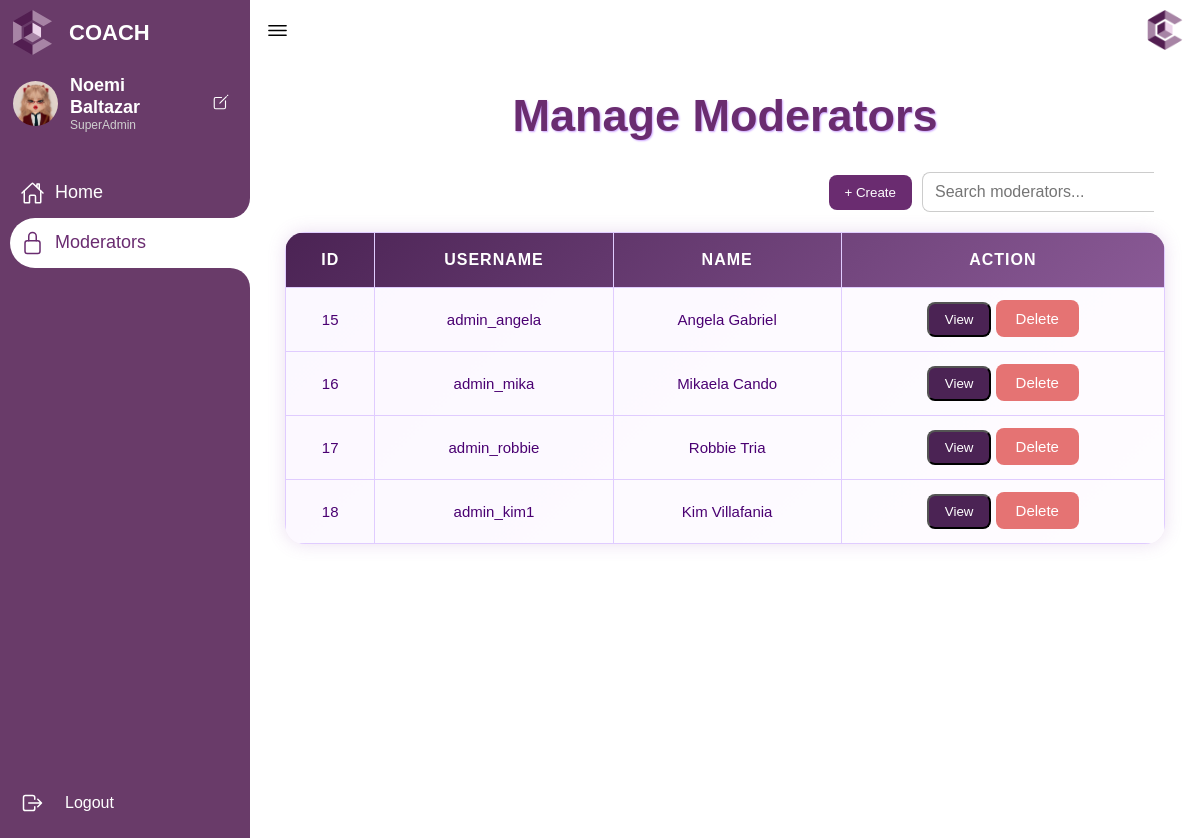
The app's page /superadmin/moderators.php (signed in) with its own data.
### tables this page shows
CREATE TABLE `users` (
  `user_id` int(11) NOT NULL,
  `username` varchar(70) NOT NULL,
  `password` varchar(255) NOT NULL,
  `user_type` enum('Mentee','Mentor','Admin','Super Admin') NOT NULL,
  `first_name` varchar(100) DEFAULT NULL,
  `last_name` varchar(100) DEFAULT NULL,
  `email` varchar(80) NOT NULL,
  `icon` varchar(200) DEFAULT NULL,
  `dob` date DEFAULT NULL,
  `gender` varchar(30) DEFAULT NULL,
  `contact_number` varchar(100) DEFAULT NULL,
  `mentored_before` varchar(20) DEFAULT NULL,
  `mentoring_experience` text DEFAULT NULL,
  `area_of_expertise` varchar(100) DEFAULT NULL,
  `resume` varchar(200) DEFAULT NULL,
  `certificates` varchar(200) DEFAULT NULL,
  `assessment_score` int(20) DEFAULT NULL,
  `status` varchar(60) DEFAULT NULL,
  `reason` text DEFAULT NULL,
  `email_verification` varchar(50) DEFAULT NULL,
  `contact_verification` varchar(50) DEFAULT NULL,
  `full_address` varchar(100) DEFAULT NULL,
  `student` varchar(20) DEFAULT NULL,
  `student_year_level` varchar(30) DEFAULT NULL,
  `occupation` varchar(40) DEFAULT NULL,
  `to_learn` text DEFAULT NULL
);

### superadmin/moderators.php (the view, shortened to what this page needs)
<?php
require '../connection/db_connection.php';
$adminsResult = $conn->query("SELECT user_id, username, first_name, last_name, email FROM users WHERE user_type = 'Admin'");
?>
<!DOCTYPE html>
<html lang="en">
<head>
    <link rel="stylesheet" href="css/dashboard.css" />
    <link rel="stylesheet" href="css/mentee.css">
</head>
<body>
<nav>
    <div class="nav-top">
      <div class="logo">
        <div class="logo-image"><img src="../uploads/img/logo.png" alt="Logo"></div>
        <div class="logo-name">COACH</div>
      </div>
      <div class="admin-profile">
        <img src="<?php echo htmlspecialchars($_SESSION['superadmin_icon']); ?>" alt="SuperAdmin Profile Picture" />
        <div class="admin-text">
          <span class="admin-name"><?php echo htmlspecialchars($_SESSION['superadmin_name']); ?></span>
          <span class="admin-role">SuperAdmin</span>
        </div>
        <a href="profile.php?username=<?= urlencode($_SESSION['username']) ?>" class="edit-profile-link" title="Edit Profile">
          <ion-icon name="create-outline" class="verified-icon"></ion-icon>
        </a>
      </div>
    </div>
    <div class="menu-items">
      <ul class="navLinks">
        <li class="navList">
          <a href="dashboard.php">
            <ion-icon name="home-outline"></ion-icon>
            <span class="links">Home</span>
          </a>
        </li>
        <li class="navList active">
          <a href="moderators.php">
            <ion-icon name="lock-closed-outline"></ion-icon>
            <span class="links">Moderators</span>
          </a>
        </li>
      </ul>
      <ul class="bottom-link">
        <li class="logout-link">
          <a href="#" onclick="confirmLogout()">
            <ion-icon name="log-out-outline"></ion-icon>
            Logout
          </a>
        </li>
      </ul>
    </div>
  </nav>
  <section class="dashboard">
    <div class="top">
      <ion-icon class="navToggle" name="menu-outline"></ion-icon>
      <img src="../uploads/img/logo.png" alt="Logo"> </div>
    <h1>Manage Moderators</h1>
    <div class="top-bar">
        <button onclick="showCreateForm()" class="create-btn">+ Create</button>
        <div class="search-box">
            <input type="text" id="searchInput" onkeyup="searchAdmins()" placeholder="Search moderators...">
        </div>
    </div>
    <div id="tableContainer">
      <table>
        <thead>
          <tr>
            <th>ID</th>
            <th>Username</th>
            <th>Name</th>
            <th>Action</th>
          </tr>
        </thead>
        <tbody>
          <?php while($row = $adminsResult->fetch_assoc()): ?>
          <tr class="data-row">
            <td><?= $row['user_id'] ?></td>
            <td class="username"><?= htmlspecialchars($row['username']) ?></td>
            <td class="name"><?= htmlspecialchars($row['first_name'] . ' ' . $row['last_name']) ?></td>
            <td>
              <button class="view-btn" onclick='viewAdmin(this)' data-info='<?= json_encode($row, JSON_HEX_APOS | JSON_HEX_QUOT) ?>'>View</button>
              <a href="moderators.php?delete=<?= $row['user_id'] ?>" class="delete-btn" onclick="return confirm('Are you sure you want to delete this moderator?')">Delete</a>
            </td>
          </tr>
          <?php endwhile; ?>
        </tbody>
      </table>
    </div>
</body>
</html>

### superadmin/css/dashboard.css (style rules this page uses)
* { margin: 0; padding: 0; box-sizing: border-box; }
:root { --primary-color: #6a2c70; --nav-color: #693B69; --dash-color: #fff; --logo-color: #fff; --text-color: #000; --text-color-light: #333; --white: #fff; --border-color: #ccc; --toggle-color: #fff; --title-icon-color: #fff; --time-03: all 0.3s linear; --time-02: all 0.2s linear; }
body { width: 100%; min-height: 100vh; background-color: var(--dash-color); font-family: sans-serif; }
.admin-profile { display: flex; align-items: center; gap: 12px; padding: 20px 20px 15px; margin-left: -17px; }
.admin-profile img { width: 45px; height: 45px; border-radius: 50%; object-fit: cover; border: -5px solid #ffffff33; }
.admin-text { display: flex; flex-direction: column; line-height: 1.2; }
.admin-name { font-weight: 600; color: #ffffff; font-size:18px; }
.admin-role { font-size: 12px; color: #d0d0d0; }
.verified-icon { color: white; font-size: 18px; margin-left: auto; }
nav .menu-items { margin-top: 20px; display: flex; flex-direction: column; height: calc(100% - 100px); justify-content: space-between; }
nav .menu-items .bottom-link { padding-bottom: 60px; }
nav .menu-items .bottom-link li { display: flex; align-items: center; padding: 10px 0; }
nav .menu-items .bottom-link li a { margin-top: 120px; display: flex; align-items: center; color: var(--white); text-decoration: none; }
nav .menu-items .bottom-link li a ion-icon { margin-right: 10px; }
nav { position: fixed; top: 0; left: 0; height: 100%; width: 250px; background-color: var(--nav-color); padding: 10px 0 10px 10px; transition: var(--time-03); }
nav .logo { display: flex; align-items: center; }
nav .logo-image { width: 45px; height: 45px; border-radius: 50%; }
nav .logo-image img { width: 45px; height: 45px; object-fit: cover; }
nav .logo .logo-name { font-size: 22px; font-weight: 600; color: var(--logo-color); margin-left: 14px; white-space: nowrap; transition: var(--time-02); }
nav .menu-items { margin-top: 20px; display: flex; flex-direction: column; height: calc(100% - 90px); justify-content: space-between; }
nav .menu-items li { list-style: none; }
nav .menu-items li a { display: flex; align-items: center; height: 50px; text-decoration: none; }
nav .menu-items li.active a { border-top-left-radius: 25px; border-bottom-left-radius: 25px; position: relative; }
nav .menu-items li a ion-icon { color: var(--white); font-size: 24px; min-width: 45px; }
nav .menu-items li a .links { font-size: 18px; color: var(--white); transition: var(--time-02); }
nav .menu-items li.active a { background-color: var(--dash-color); }
nav .menu-items li.active a:before { content: ''; position: absolute; width: 40px; height: 40px; right: 0; top: -40px; border-radius: 50%; box-shadow: 20px 20px var(--dash-color); pointer-events: none; }
nav .menu-items li.active a:after { content: ''; position: absolute; width: 40px; height: 40px; right: 0; bottom: -40px; border-radius: 50%; box-shadow: 20px -20px var(--dash-color); pointer-events: none; }
nav .menu-items li.active a .links { color: var(--primary-color); }
nav .menu-items li.active a ion-icon { color: var(--primary-color); }
.dashboard { position: relative; left: 250px; width: calc(100% - 250px); min-height: 100vh; background-color: var(--dash-color); padding: 10px 15px; transition: var(--time-03); }
.dashboard .top { position: fixed; background-color: var(--dash-color); display: flex; justify-content: space-between; align-items: center; left: 250px; top: 0; padding: 10px 15px; width: calc(100% - 250px); transition: var(--time-03); z-index: 100; }
.dashboard .top .navToggle { font-size: 25px; color: var(--text-color); cursor: pointer; }
.top img { width: 40px; height: 40px; border-radius: 50%; }

### records on screen
users: user_id "15", username "admin_angela", first_name+last_name "Angela Gabriel"
users: user_id "16", username "admin_mika", first_name+last_name "Mikaela Cando"
users: user_id "17", username "admin_robbie", first_name+last_name "Robbie Tria"
users: user_id "18", username "admin_kim1", first_name+last_name "Kim Villafania"

### other values on screen
$_SESSION['superadmin_name'] "Noemi Baltazar"
